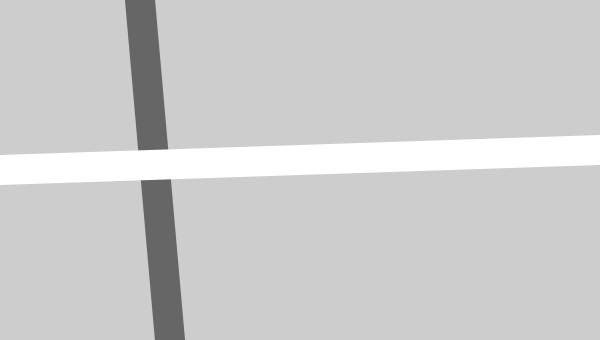
Frame 1 (no input)
Frame 60 (no input): identical to frame 1, image omitted
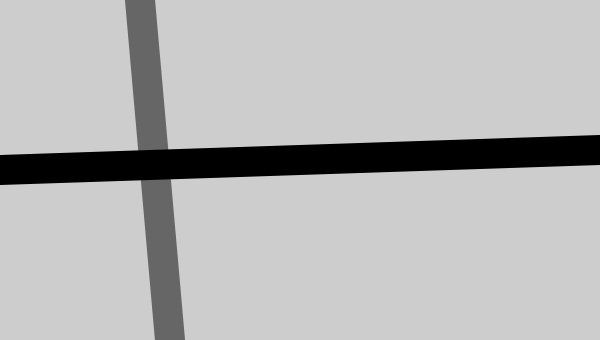
Frame 120 (the mouse pressed at the canvas centre since frame 60)

The p5.js sketch that drew these frames (run headless with seeded random() and noise() and a simulated clock; from frame 60 on, the mouse is pressed at the canvas centre):

// p5.js sketch
// ── sketch.js
function setup() {
	createCanvas(600, 340);

}

function draw() {
	background(205); //light gray background
	strokeWeight(30); //set stroke width

	stroke(102); //dark gray stroke
	line(140, 0, 170, height);

	//check if mouse is pressed
	if(mouseIsPressed){
		//if mouseIsPressed is TRUE, 
		//set stroke to black
		stroke(0);
	} else{
		//if mouseIsPressed is FALSE,
		//set stroke to white
		stroke(255); //white
	}
	
	line(0, 170, width, 150);
}
